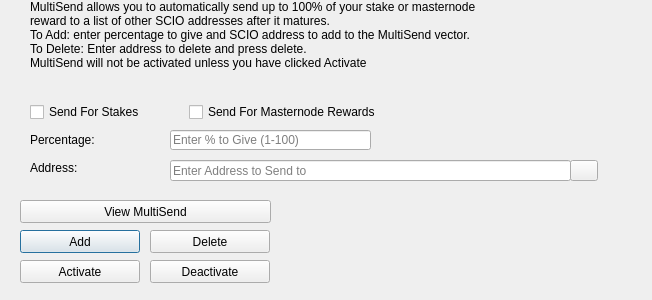
<?xml version="1.0" encoding="UTF-8"?>
<ui version="4.0">
 <class>MultiSendDialog</class>
 <widget class="QDialog" name="MultiSendDialog">
  <property name="windowModality">
   <enum>Qt::NonModal</enum>
  </property>
  <property name="geometry">
   <rect>
    <x>0</x>
    <y>0</y>
    <width>652</width>
    <height>300</height>
   </rect>
  </property>
  <property name="windowTitle">
   <string>MultiSend</string>
  </property>
  <widget class="QLineEdit" name="multiSendPercentEdit">
   <property name="geometry">
    <rect>
     <x>170</x>
     <y>130</y>
     <width>201</width>
     <height>20</height>
    </rect>
   </property>
   <property name="toolTip">
    <string>Enter whole numbers 1 - 100</string>
   </property>
   <property name="placeholderText">
    <string>Enter % to Give (1-100)</string>
   </property>
  </widget>
  <widget class="QLineEdit" name="multiSendAddressEdit">
   <property name="geometry">
    <rect>
     <x>170</x>
     <y>160</y>
     <width>401</width>
     <height>21</height>
    </rect>
   </property>
   <property name="toolTip">
    <string/>
   </property>
   <property name="placeholderText">
    <string>Enter Address to Send to</string>
   </property>
  </widget>
  <widget class="QLabel" name="label_2">
   <property name="geometry">
    <rect>
     <x>30</x>
     <y>0</y>
     <width>451</width>
     <height>121</height>
    </rect>
   </property>
   <property name="lineWidth">
    <number>1</number>
   </property>
   <property name="text">
    <string>MultiSend allows you to automatically send up to 100% of your stake or masternode reward to a list of other SCIO addresses after it matures.
To Add: enter percentage to give and SCIO address to add to the MultiSend vector.
To Delete: Enter address to delete and press delete.
MultiSend will not be activated unless you have clicked Activate</string>
   </property>
   <property name="alignment">
    <set>Qt::AlignLeading|Qt::AlignLeft|Qt::AlignTop</set>
   </property>
   <property name="wordWrap">
    <bool>true</bool>
   </property>
  </widget>
  <widget class="QLabel" name="message">
   <property name="geometry">
    <rect>
     <x>290</x>
     <y>200</y>
     <width>351</width>
     <height>91</height>
    </rect>
   </property>
   <property name="text">
    <string/>
   </property>
  </widget>
  <widget class="QPushButton" name="addButton">
   <property name="geometry">
    <rect>
     <x>20</x>
     <y>230</y>
     <width>120</width>
     <height>23</height>
    </rect>
   </property>
   <property name="toolTip">
    <string/>
   </property>
   <property name="statusTip">
    <string>Add to MultiSend Vector</string>
   </property>
   <property name="text">
    <string>Add</string>
   </property>
  </widget>
  <widget class="QPushButton" name="disableButton">
   <property name="geometry">
    <rect>
     <x>150</x>
     <y>260</y>
     <width>120</width>
     <height>23</height>
    </rect>
   </property>
   <property name="statusTip">
    <string>Deactivate MultiSend</string>
   </property>
   <property name="text">
    <string>Deactivate</string>
   </property>
  </widget>
  <widget class="QPushButton" name="addressBookButton">
   <property name="geometry">
    <rect>
     <x>570</x>
     <y>160</y>
     <width>28</width>
     <height>21</height>
    </rect>
   </property>
   <property name="toolTip">
    <string>Choose an address from the address book</string>
   </property>
   <property name="text">
    <string/>
   </property>
   <property name="icon">
    <iconset resource="../scio.qrc">
     <normaloff>:/icons/address-book</normaloff>:/icons/address-book</iconset>
   </property>
   <property name="shortcut">
    <string>Alt+A</string>
   </property>
   <property name="autoDefault">
    <bool>false</bool>
   </property>
  </widget>
  <widget class="QLabel" name="label">
   <property name="geometry">
    <rect>
     <x>30</x>
     <y>130</y>
     <width>121</width>
     <height>20</height>
    </rect>
   </property>
   <property name="toolTip">
    <string>Percentage of stake to send</string>
   </property>
   <property name="text">
    <string>Percentage:</string>
   </property>
  </widget>
  <widget class="QLabel" name="label_5">
   <property name="geometry">
    <rect>
     <x>30</x>
     <y>160</y>
     <width>111</width>
     <height>16</height>
    </rect>
   </property>
   <property name="toolTip">
    <string>Address to send portion of stake to</string>
   </property>
   <property name="text">
    <string>Address:</string>
   </property>
  </widget>
  <widget class="QPushButton" name="deleteButton">
   <property name="geometry">
    <rect>
     <x>150</x>
     <y>230</y>
     <width>120</width>
     <height>23</height>
    </rect>
   </property>
   <property name="toolTip">
    <string/>
   </property>
   <property name="statusTip">
    <string>Delete Address From MultiSend Vector</string>
   </property>
   <property name="text">
    <string>Delete</string>
   </property>
  </widget>
  <widget class="QPushButton" name="activateButton">
   <property name="geometry">
    <rect>
     <x>20</x>
     <y>260</y>
     <width>120</width>
     <height>23</height>
    </rect>
   </property>
   <property name="statusTip">
    <string>Activate MultiSend</string>
   </property>
   <property name="text">
    <string>Activate</string>
   </property>
  </widget>
  <widget class="QPushButton" name="viewButton">
   <property name="geometry">
    <rect>
     <x>20</x>
     <y>200</y>
     <width>251</width>
     <height>23</height>
    </rect>
   </property>
   <property name="toolTip">
    <string/>
   </property>
   <property name="statusTip">
    <string>View MultiSend Vector</string>
   </property>
   <property name="text">
    <string>View MultiSend</string>
   </property>
  </widget>
  <widget class="QWidget" name="horizontalLayoutWidget">
   <property name="geometry">
    <rect>
     <x>30</x>
     <y>100</y>
     <width>351</width>
     <height>24</height>
    </rect>
   </property>
   <layout class="QHBoxLayout" name="horizontalLayout">
    <item>
     <widget class="QCheckBox" name="multiSendStakeCheckBox">
      <property name="text">
       <string>Send For Stakes</string>
      </property>
     </widget>
    </item>
    <item>
     <widget class="QCheckBox" name="multiSendMasternodeCheckBox">
      <property name="text">
       <string>Send For Masternode Rewards</string>
      </property>
     </widget>
    </item>
   </layout>
  </widget>
 </widget>
 <resources>
  <include location="../scio.qrc"/>
 </resources>
 <connections/>
</ui>
